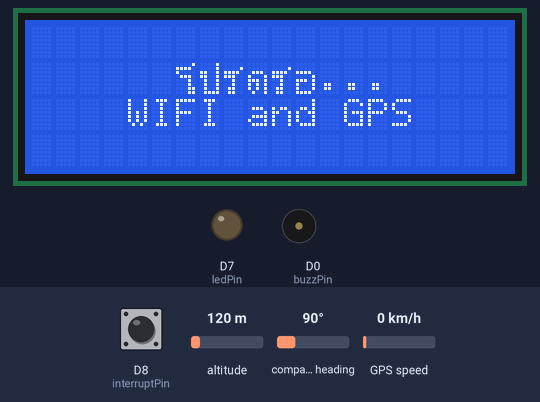
Recording of a sketch running on a simulated ESP8266 (NodeMCU). Shown: 20×4 character LCD, output pins drawn as LEDs (lit = HIGH), buzzer (waves = sounding, pin HIGH). The inputs (shaded band) are chosen by the test bench; at power-on: D8 (interruptPin) HIGH, GPS speed 0 km/h, altitude 120 m, compass heading 90°. WiFi joins after 1.5 s; servers stay silent unless stated; the GPS gets a fix after 3 s at 37.7749, -122.4194 with 8 satellites; what the sketch prints to the serial monitor is not drawn.

Above: at 2.9 s.
3.0 s: D8 (interruptPin) pulled LOW for 0.15 s
At 4.4 s:
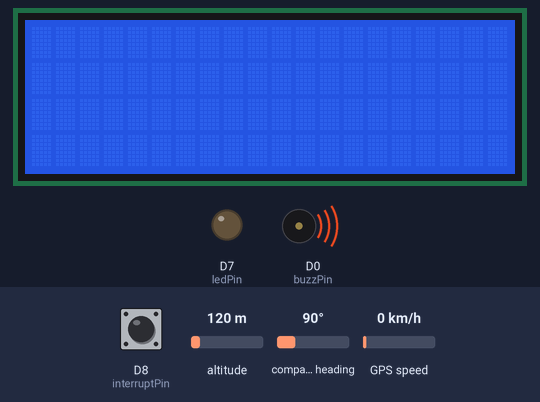
6.6 s: D8 (interruptPin) pulled LOW for 1 s
At 10.7 s:
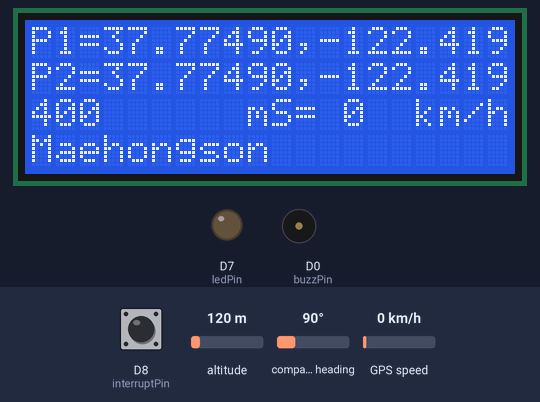
11.0 s: D8 (interruptPin) pulled LOW for 0.15 s
At 13.9 s:
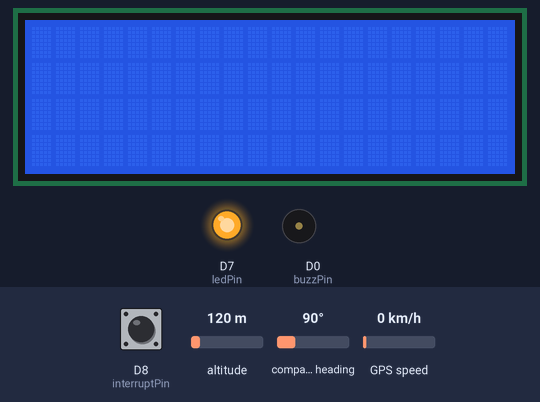
18.0 s: GPS speed set to 2 km/h
At 19.5 s:
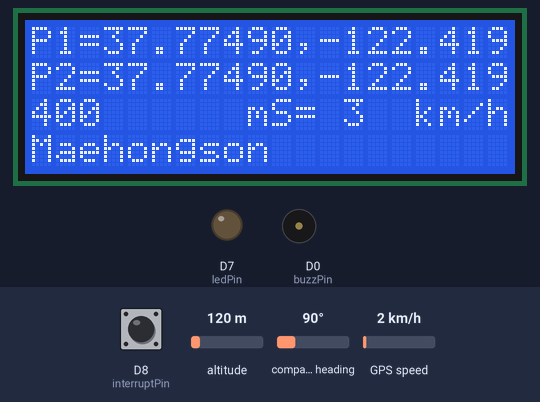
19.8 s: GPS speed set to 30 km/h
At 22.1 s:
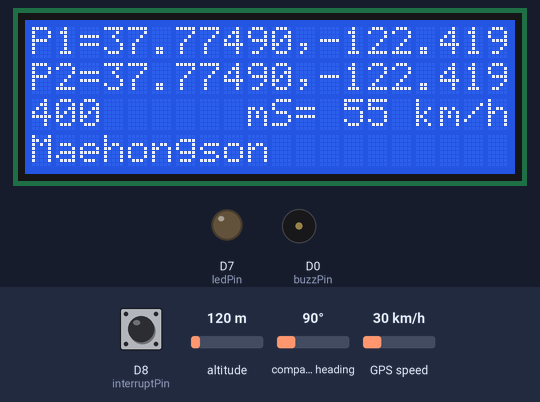
Timing chart, 0 to 23.2 s (numbered marks = the images above; inputs shaded):
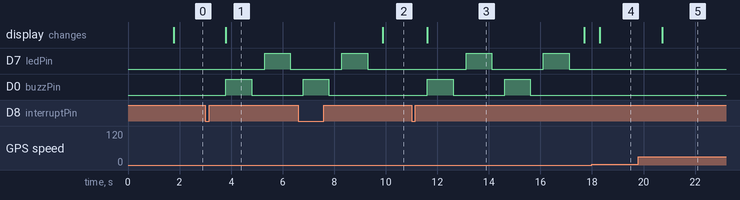

Measured:
- after the input at 3.0 s, D7 (ledPin): LOW → HIGH after 2.3 s, → LOW 1.0 s later; D0 (buzzPin): LOW → HIGH after 0.80 s, → LOW 1.0 s later; the display: changes after 0.80 s (image 1)
- after the input at 6.6 s, D0 (buzzPin): goes on until 7.8 s, then stays LOW; the display: changes after 3.3 s (image 2)
- after the input at 11.0 s, D7 (ledPin): alternates HIGH for 1.0 s and LOW for 2.0 s, starting after 2.1 s; D0 (buzzPin): alternates HIGH for 1.0 s and LOW for 2.0 s, starting after 0.61 s; the display: changes after 0.61 s (image 3)
- after the input at 18.0 s, the display: changes after 0.31 s (image 4)
- after the input at 19.8 s, the display: changes after 0.93 s (image 5)
- what the display in image 3 shows lasts 6.1 s, from 11.6 s to 17.7 s

The sketch:

ESP8266GPSPUSHpro7732.ino
```cpp
// this program no average distances

#include <TridentTD_LineNotify.h>
////////////// Library for GPS ES8266 ///////////////////
#include <TinyGPS++.h>
#include <SoftwareSerial.h>
 // #include <ESP8266WiFi.h>
#include "characterthai.h"
#include "gpspro77.h"
#include "distancegps1.h"

/*
   This sample sketch demonstrates the normal use of a TinyGPS++ (TinyGPSPlus) object.
   It requires the use of SoftwareSerial, and assumes that you have a
   4800-baud serial GPS device hooked up on pins 4(rx) and 3(tx).
*/
static const int RXPin = 12 , TXPin = 14 ;  // (4,5) GPIO4 or D2 connect to TX from GPS GPIO5 or D1 connect to RX
static const uint32_t GPSBaud = 9600;  // 9600 use follow clip Viral Science

// The TinyGPS++ object
TinyGPSPlus gps;

// The serial connection to the GPS device
SoftwareSerial ss(RXPin, TXPin);

////////////// variable for Linenotify ////////////////
#define SSID        "SuperHero4G" //  "J_Kitisak_2.4GHz"                                     //ใส่ ชื่อ Wifi ที่จะเชื่อมต่อ
#define PASSWORD    "876543210"    // "081234"                                //ใส่ รหัส Wifi
#define LINE_TOKEN  "PajKJCZ8h5kou3invwQZsXyYt4PVHFt8FpWlhLRNrIV" //ใส่ รหัส TOKEN ที่ได้มาจากข้างบน


String latandlong1 ,latandlong2 , disline1 , disline2 ;
String comma1 = "," , meter1 = " เมตร" , settingA1 , settingA2 , settingA3 , settingA4 ;
String settinggps = "กำหนดค่าพิกัด GPS ตำแหน่งที่ท่านจอดรถเก๋งเอาไว้ " , thisgps ="นี่คือพิกัดรถเก๋งของท่านตอนนี้ " ;
String distext = "รถเก๋งของท่านอยู่ห่างจากที่จอดรถเป็นระยะทาง " ;
byte setpushg1 = 0 ;
char latstr1[15] , longstr1[15] ;
/////// speed from GPS is knot . change to Km/h. 1 knot = 1.852 Km/h  /////////////

//////////////////// Variable /////////////////////
double gpslat = 0.0 , gpslong=0.0 , speedkmph =0.0 ;
int speedkmphi = 0 ;
String kmphth = " กิโลเมตรต่อชั่วโมง" , speedkmphall ,speedtext = "รถเก๋งของท่านกำลังวิ่งด้วยความเร็ว " ;
// SET FIX GPS
double LatitudeC1= 10.47272  , LongitudeC1 = 98.81155 , Distance3= 0.0 ;
byte countn2= 1 ,c1 = 0, c2=0 ,c3=0 , c4 = 0,c5 ;

// Interrupt
const byte interruptPin = D8 ;
const byte buzzPin = D0 ;
const byte ledPin = D7 ;

 String gpslat2 , gpslong2 ,speedkmph2 ;
int day1 , month1 , year1 ;
char latstr[15], longstr[15] , latstrf[15] , longstrf[15] , latstrt[15], longstrt[15]  ;

int fixdist1 = 10 , nowdist1=0, nowdist2=0 , alarm1 = 0 , alarm2 = 0 , alarm3=0 ;
// fixdist1 = 10
// check delete old distance
int discp1 , discp2 ;
byte countn3 = 1 ;

//// estimated province77
double distance77=0.0 ,distance7710 = 0.0, lat77=0.0, long77=0.0 , compared77=0.0 ;
byte c6 , c7 ,c8 , compared72=0 , count771 = 1 ;
String provincen ;

void ICACHE_RAM_ATTR setgps() {
 LatitudeC1 = gpslat ;
 LongitudeC1 = gpslong ;
  Serial.print("Set Latitude , Longitude parking spots ") ;
  Serial.print("LatitudeC1 = ") ;
  Serial.print(LatitudeC1 , 6 ) ;
  Serial.print(" - ") ;
  Serial.print("LongitudeC1 = ") ;
  Serial.print(LongitudeC1 , 6 ) ;
  Serial.print("\n") ;
  setpushg1 = 1 ;
}


  //////////////// not delay in void loop //////////////////
void displayInfo()
{
  Serial.print(F("Location: "));
  if (gps.location.isValid())
  {

    Serial.print("Begin LOOP Void displayInfo() ");
    Serial.print("\n");
    Serial.print(gps.location.lat(), 6);
    Serial.print(F(","));
    Serial.print(gps.location.lng(), 6);
   gpslat = gps.location.lat() ; ////////// Latitude
   gpslong = gps.location.lng() ; /////////  Longitude

    dtostrf(gpslat,8,5,latstr);  // 8,6
    dtostrf(gpslong,8,5,longstr);  // 8,6

  Serial.print("\n");
  Serial.print("set GPS Latitude = ");
  Serial.print(LatitudeC1,6);
  Serial.print("\n");
  Serial.print("set GPS Longitude = ");
  Serial.print(LongitudeC1,6);
  Serial.print("\n");

while ( setpushg1 == 0) {
  gpsready() ;
Serial.println("Push Green Botton.... ") ;
delay(1000) ;
}

if ( setpushg1 == 1) {
    lcd.clear() ;
    dtostrf(gpslat,8,5,latstrt);  // 8,6
    dtostrf(gpslong,8,5,longstrt);  // 8,6

  latandlong1 = latstrt + comma1 + longstrt ;
  settingA1 = settinggps + latandlong1 ;
 // กำหนด Line Token
  LINE.setToken(LINE_TOKEN);

  for ( c4=1 ; c4 < 3 ; c4++ ) {
   Serial.println("The car stop in this GPS .") ;
     LINE.notify(settingA1) ; // กำหนดค่าพิกัด GPS ตั้งต้น
     digitalWrite(buzzPin,HIGH) ;
      delay(1000) ; // 500
      digitalWrite(buzzPin,LOW) ;
      delay(500) ;
    digitalWrite(ledPin,HIGH) ;
      delay(1000);
      digitalWrite(ledPin,LOW) ;
      delay(500) ;
      Serial.println("Setting GPS LAt LONG begin ....") ;
  }  // END for loop c4
    setpushg1 = 2 ;
}  // END setpushg1 == 1

 /// Show LCD Begin  ///////////
    lcd.setCursor(0,0);
    lcd.print("P1=");
    lcd.setCursor(11,0);
    lcd.print(",");
    lcd.setCursor(0,1);
    lcd.print("P2=");
    lcd.setCursor(11,1);
    lcd.print(",");
    lcd.setCursor(0,2);
    lcd.print("D=");
    lcd.setCursor(9,2);
    lcd.print("mS=");

  speedkmph = 1.852 * gps.speed.kmph() ;
  speedkmphi = int(speedkmph) ;
  speedkmph2 = String(speedkmph) ;
  Serial.print("Show speed KmpH 2 and 1.852");
  Serial.print("\n");
  Serial.print(speedkmph2);
   Serial.print("\n");
  /// convert double to string for  show  LCD /////
  //// dtostrf(float_value, min_width,num_digits_after_decimal,where_to_store_string)
   /////  dtostrf(gpslat,min width 8 is 10.47401 ,6 is .474010 ,latstr);
    dtostrf(LatitudeC1,8,5,latstrf);  // 8,6
    dtostrf(LongitudeC1,8,5,longstrf);  // 8,6

////////////  show latitude longitude on LCD ////
    lcd.setCursor(3,0);
    lcd.print(latstrf);
    lcd.setCursor(12,0);
    lcd.print(longstrf);
    lcd.setCursor(3,1);
    lcd.print(latstr);
    lcd.setCursor(12,1);
    lcd.print(longstr);
/// solution distance
    Distance3 = soldistance1(gpslat, gpslong, LatitudeC1, LongitudeC1 ) ;

  Serial.print("Distance from solution 3");
  Serial.print("\n");
  Serial.print(Distance3,6) ;
  Serial.print("\n");

/// calculated  GPS point where is province ?
      Serial.print("Estimates province 77 now GPS = ") ;
      Serial.print(gpslat,6) ;
      Serial.print(" , ") ;
      Serial.print(gpslong,6) ;
      Serial.print("\n") ;

  for(c6=1;c6 < 78; c6++) {
    lat77 = Latitude77[c6] ;
    long77 = Longitude77[c6] ;

    distance77 = soldistance1(gpslat, gpslong, lat77, long77 ) ;
    distance7710 = distance77 / 1000 ;
   //   Serial.print("province = ") ;
   //   Serial.print(c6) ;
   //   Serial.print(" - ") ;
   //   Serial.print(Provice77[c6]) ;
   //   Serial.print(" = ") ;
   //   Serial.print(lat77,6) ;
   //   Serial.print(" , ") ;
   //   Serial.print(long77,6) ;
   //   Serial.print(" - ") ;
   //   Serial.print("distance7710 = ") ;
   //   Serial.print(distance7710,3) ;
   //   Serial.print(" km ") ;
   //   Serial.print("\n") ;
   dist77[c6] = distance7710 ;


  }  /// END  for(c6=1;c6 < 79; C6++)

//  compare distance province 77
for ( c7=1 ; c7 < 77 ; c7++) {
count771++ ;
if ( c7 == 1) {
  if ( dist77[c7] < dist77[count771] ) {
        compared77 = dist77[c7] ;
  }
  if ( dist77[c7] > dist77[count771] ) {
        compared77 = dist77[count771] ;
  }
  if ( dist77[c7] == dist77[count771] ) {
        compared77 = dist77[c7] ;
  }
}
if ( c7 > 1 ) {
  if ( compared77 < dist77[count771] ) {
        //compared77 = dist77[count771] ;
  }
  if ( compared77 > dist77[count771] ) {
        compared77 = dist77[count771] ;
  }
  if ( compared77 == dist77[count771] ) {
       // compared77 = compared77 ;
  }
}
 // Serial.print("c7 = ") ;
 // Serial.print(c7) ;
 // Serial.print(" - ") ;
 // Serial.print("dist77 = ") ;
 // Serial.print(dist77[c7]) ;
 // Serial.print(" - ") ;
 // Serial.print("before compared77 = ") ;
 // Serial.print(compared77) ;
 // Serial.print("\n") ;

}   // for ( c7=1 ; c7 < 78 ; c7++)


   for( c8 =1; c8 < 78 ;c8++) {
    if ( compared77 == dist77[c8]){
      compared72 = c8 ;
 // Serial.print("compared77 = ") ;
 // Serial.print(compared77) ;
 // Serial.print(" - ") ;
 // Serial.print("compared72 = ") ;
 // Serial.print(compared72) ;
 // Serial.print(" - ") ;
 // Serial.print("c8 = ") ;
//  Serial.print(c8 ) ;
//  Serial.print(" - ") ;
 // Serial.print(Provice77[compared72] ) ;
 // Serial.print("\n") ;
   provincen = Provice77[compared72] ;
    }
   } // END  for( c8 =1; c8 < 78 ;c8++) {
  count771 = 1 ;

  ///   show LCD speedkmphi
    lcd.setCursor(13,2);
    lcd.print(speedkmphi);
    lcd.setCursor(16,2);
    lcd.print("km/h");

    // fixdist1 = 10
    alarm1 = fixdist1 ; // 10 m , C , no sound , "รถจอดอยู่ที่เดิม"
    alarm2 = fixdist1 + 5 ; // 15 m , B , sound 1 , "รถเคลื่อนที่"
    alarm3 = fixdist1 + 20 ; // 20 m  , A , sound 1 , "รถโดนขโมย",ส่งพิกัด


/// show distance
  Serial.print("Distance3 = ") ;
  Serial.print(Distance3,6) ;
  Serial.print(" -  ") ;
  Serial.print("LAT = ") ;
  Serial.print(gpslat,6) ;
  Serial.print(" -  ") ;
  Serial.print("LONG = ") ;
  Serial.print(gpslong,6) ;
  Serial.print("\n") ;
    dtostrf(gpslat,8,5,latstr1);  // 8,6
    dtostrf(gpslong,8,5,longstr1);  // 8,6
    nowdist2 = int(Distance3) ;
// show GPS is NOW
    lcd.setCursor(3,1);
    lcd.print(latstr1);
    lcd.setCursor(12,1);
    lcd.print(longstr1);

  ///   show LCD Distance3

  // check distance for delete old value
// check delete old distance
//int discp1 , discp2 ;
// byte countn3 = 1 ;
   if ( countn3==1) {
    discp1 = nowdist2 ; // 50
    nowdist1 = discp1 ;
   lcd.setCursor(2,2);
   lcd.print(nowdist1);
   }

  if ( countn3==2) {
    discp2 = nowdist2 ; // 5000

  if ( discp1 > discp2 ) {
    nowdist1 = discp2 ;
    lcd.setCursor(2,2);
    lcd.print("       ");
    lcd.setCursor(2,2);
    lcd.print(nowdist1);
  }

 if ( discp1 == discp2 ) {
    nowdist1 = discp1 ;
    lcd.setCursor(2,2);
    lcd.print(nowdist1);
  }
 if ( discp1 < discp2 ) {
    nowdist1 = discp2 ;
    lcd.setCursor(2,2);
    lcd.print(nowdist1);
  }

    countn3 = 1 ;
   }
  // if ( countn3==2)

 countn3++ ;


  // show LCD province
    lcd.setCursor(0,3);
    lcd.print(provincen);


  // show distance GPS now and setting
    disline1 = String(Distance3) ;
    disline2 = disline1 + meter1 ;
// show speed car and string
    speedkmphall = speedkmph2 + kmphth ;
// show GPS car is now
    latandlong2 = latstr1 + comma1 + longstr1 ;
    settingA2 = thisgps + latandlong2 ;
    settingA3 = speedtext + speedkmphall ;
    settingA4 = distext + disline2 ;
   if (  nowdist2 > alarm3  ){  // && ( speedkmphi > 5)
    Serial.println("The car have stolen by Robber.") ;
   LINE.notify("รถเก๋งของท่านกำลังถูกขโมยออกจากที่จอดรถ");
   LINE.notify(settingA2);
   LINE.notify(settingA3);
    delay(500) ;
   LINE.notify(settingA4) ;
   LINE.notify(provincen) ;    //
   lcd.clear() ;
   caution1() ;
  digitalWrite(buzzPin,HIGH) ;
  delay(1000) ; // 500
  digitalWrite(buzzPin,LOW) ;
  delay(500) ;
  digitalWrite(ledPin,HIGH) ; //    tone(D7, 1000, 1000);
  delay(500) ;
  digitalWrite(ledPin,LOW) ;
  delay(500) ;
  lcd.clear() ;
   }

/*
   if ( ( alarm1 < nowdist2) && ( nowdist2 < alarm2 ) ){
     Serial.println("The car is moving .") ;
       LINE.notify("รถเก๋งของท่านกำลังเคลื่อนที่");
      tone(buzzPin, 1000, 1000);  // สร้างเสียงที่ความถี่ 1000 Hz และยาว 1 วินาที
      delay(1500);  // หยุด 1.5 วินาที
   }
   */
  ///////////// delay for program send latitude longitude to line /////////////////
  delay(500) ;
  ////////////// clear data string /////////////////
  latandlong1 = "" ;


  }  /// END    if (gps.location.isValid())
 else
  {
    Serial.print(F("INVALID"));
  }
  Serial.print(F("  Date/Time: "));
  if (gps.date.isValid())
  {
    Serial.print(gps.date.month());
    Serial.print(F("/"));
    Serial.print(gps.date.day());
    Serial.print(F("/"));
    Serial.print(gps.date.year());
    day1 = gps.date.day() ;
    month1 = gps.date.month() ;
    year1 = gps.date.year() ;
  }
  else
  {
    Serial.print(F("INVALID"));
  }

  Serial.println();

  ///////////// END void displayInfo()  //////////////
}

void setup() {
//  Line notify set Wifi
  Serial.begin(115200); Serial.println();
  Serial.println(LINE.getVersion());
  WiFi.begin(SSID, PASSWORD);
  Serial.printf("WiFi connecting to %s\n",  SSID);
  while (WiFi.status() != WL_CONNECTED) {
    Serial.print(".");
    delay(400);
  }
  Serial.printf("\nWiFi connected\nIP : ");
  Serial.println(WiFi.localIP());
  ////////////////////// SETUP for GPS ESP8266  /////////////////
   ss.begin(GPSBaud);
  Serial.println(F("DeviceExample.ino"));
  Serial.println(F("A simple demonstration of TinyGPS++ with an attached GPS module"));
  Serial.print(F("Testing TinyGPS++ library v. ")); Serial.println(TinyGPSPlus::libraryVersion());
  Serial.println(F("by Mikal Hart"));
  Serial.println();
  // lcd begin
    lcd.begin();
   waitwifigps() ;
  pinMode(ledPin,OUTPUT) ;
   pinMode(buzzPin,OUTPUT) ;
   // Interrupt RISING
  pinMode(interruptPin,INPUT_PULLUP) ;
  attachInterrupt(digitalPinToInterrupt(interruptPin), setgps, RISING) ;
 ///// end void setup loop
}

void loop() {

  // This sketch displays information every time a new sentence is correctly encoded.
  while (ss.available() > 0)
     if (gps.encode(ss.read()))
      displayInfo();
      delay(200) ;
///// change speed knot to Km/h  ////////////
// convert string to float use command string.toFloat() ;
// Ex. string abc = "5" ; -> float def = abc.toFloat() ;
  ///////////////////////////////////////////

///////////////  Calculate Distance for GPS Fix to GPS  /////////////////
  ////       Right Distance = 53.62 m

 // Δ = Delta ,φ = Phi = Latitude , λ = lamda = Longitude
 // formula a = sin^2(Δ(φ/2)) + cos φ1 * cos φ2 * sin^2(Δλ/2)
 //         c = 2 * atan * 2 * (root a, root (1-a)
 //         d = R * C
 //         R = 6.3781 * 10^3 km Earth's Radius

 ////////////// end void loop  /////////////////
}
```

characterthai.h
```cpp
#include <Wire.h>
#include <LiquidCrystal_I2C.h>

// Set the LCD address to 0x27 for a 16 chars and 2 line display
LiquidCrystal_I2C lcd(0x27, 20, 4);
byte customChar1[8] = { // โ
  B00001,
  B11110,
  B10000,
  B01110,
  B00010,
  B00010,
  B00011,
  B00011
};
byte customChar2[8] = { // ป
  B00001,
  B00001,
  B11001,
  B11001,
  B01001,
  B01001,
  B01001,
  B01111
};
byte customChar3[8] = { // ร
  B00000,
  B00001,
  B11110,
  B11100,
  B00100,
  B00100,
  B01100,
  B01100
};
byte customChar4[8] = { // ด
  B00000,
  B00000,
  B01110,
  B10001,
  B11101,
  B10101,
  B10101,
  B01001
};
byte customChar5[8] = { // อ
  B00000,
  B00000,
  B11110,
  B00001,
  B11101,
  B10001,
  B10001,
  B11110
};
byte customChar6[8] = { // ก
  B00000,
  B00000,
  B01111,
  B10001,
  B01101,
  B10001,
  B10001,
  B10001
};
byte customChar7[8] = { // สระอำ
  B11000,
  B11000,
  B00011,
  B00101,
  B00001,
  B00001,
  B00001,
  B00001
};
byte customChar8[8] = { // ล
  B00000,
  B00000,
  B11111,
  B00001,
  B01101,
  B10011,
  B11001,
  B11001
};

byte customChar19[8] = { // สระแอ
  B00000,
  B00000,
  B10010,
  B10010,
  B10010,
  B10010,
  B11011,
  B11011
};

byte customChar24[8] = { // พ
  B00000,
  B00000,
  B10001,
  B10101,
  B10101,
  B11111,
  B10101,
  B10101
};
byte customChar25[8] = { // ม
  B00000,
  B00000,
  B11001,
  B01001,
  B01001,
  B01001,
  B11111,
  B11001
};

byte customChar31[8] = { // ข
  B00000,
  B00000,
  B11101,
  B11101,
  B00101,
  B01001,
  B01001,
  B00110
};
byte customChar32[8] = { // ย
  B00000,
  B00000,
  B11001,
  B10001,
  B01101,
  B10001,
  B10001,
  B01110
};
byte customChar33[8] = { // ว
  B00000,
  B00000,
  B01110,
  B10001,
  B00001,
  B00001,
  B00011,
  B00011
};

byte customChar34[8] = { // ร กับ ไม่โท
  B01010,
  B01100,
  B00001,
  B11110,
  B11000,
  B00100,
  B01100,
  B01100
};

byte customChar35[8] = { // ล กับ ไม้โท
  B00101,
  B00110,
  B00000,
  B01111,
  B00001,
  B01111,
  B01001,
  B01101
};

byte customChar36[8] = { // ถ
  B00000,
  B00000,
  B00000,
  B01111,
  B11001,
  B01001,
  B01101,
  B01101
};
byte customChar37[8] = { // ถู
  B00000,
  B01111,
  B10001,
  B01001,
  B10001,
  B11000,
  B00011,
  B00011
};

void waitwifigps() {
	lcd.backlight();
	lcd.createChar(1, customChar1);
	lcd.createChar(2, customChar2);
	lcd.createChar(3, customChar3);
	lcd.createChar(4, customChar4);
	lcd.createChar(5, customChar5);
	lcd.createChar(6, customChar6);
	lcd.createChar(7, customChar7);
	lcd.createChar(8, customChar8);
	lcd.home();

	lcd.setCursor(6, 1);
  lcd.write(1);
  lcd.write(2);
  lcd.write(3);
  lcd.write(4);
  lcd.write(3);
  lcd.write(5);
  lcd.print("...");
	lcd.setCursor(4, 2);
  lcd.print("WIFI and GPS");
}

void gpsready() {
	lcd.createChar(1, customChar24);
	lcd.createChar(2, customChar34);
	lcd.createChar(3, customChar5);
	lcd.createChar(4, customChar25);
	lcd.createChar(5, customChar19);
	lcd.createChar(6, customChar35);
	lcd.createChar(7, customChar33);
	lcd.home();
	lcd.setCursor(2, 1);
  lcd.print("GPS") ;
  lcd.setCursor(6, 1);
  lcd.write(1);
  lcd.write(2);
  lcd.write(3);
  lcd.write(4);
  lcd.write(5);
  lcd.write(6);
  lcd.write(7);
  lcd.print("...");
	lcd.setCursor(2, 2);
  lcd.print("PUSH GREEN BUTTON") ;
}

void caution1() {
	lcd.createChar(1, customChar3);
	lcd.createChar(2, customChar36);
	lcd.createChar(3, customChar37);
	lcd.createChar(4, customChar6);
	lcd.createChar(5, customChar31);
	lcd.createChar(6, customChar1);
	lcd.createChar(7, customChar25);
  lcd.createChar(8, customChar32);
	lcd.home();
	lcd.setCursor(6, 0);
  lcd.print("CAUTION") ;
  lcd.setCursor(6, 2);
  lcd.write(1);
  lcd.write(2);
  lcd.write(3);
  lcd.write(4);
  lcd.write(5);
  lcd.write(6);
  lcd.write(7);
  lcd.write(8);
}
```

Source omitted: distancegps1.h (1876 bytes), gpspro77.h (5049 bytes)
